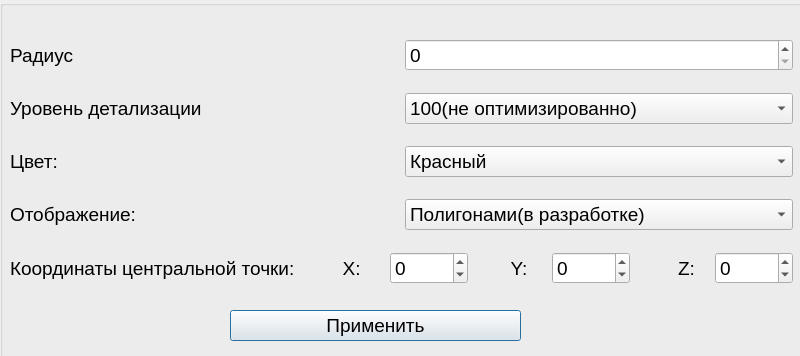
<?xml version="1.0" encoding="UTF-8"?>
<ui version="4.0">
 <class>SharParametr</class>
 <widget class="QDialog" name="SharParametr">
  <property name="geometry">
   <rect>
    <x>0</x>
    <y>0</y>
    <width>800</width>
    <height>356</height>
   </rect>
  </property>
  <property name="minimumSize">
   <size>
    <width>800</width>
    <height>356</height>
   </size>
  </property>
  <property name="maximumSize">
   <size>
    <width>800</width>
    <height>356</height>
   </size>
  </property>
  <property name="windowTitle">
   <string>Dialog</string>
  </property>
  <widget class="QGroupBox" name="groupBox_2">
   <property name="geometry">
    <rect>
     <x>0</x>
     <y>0</y>
     <width>821</width>
     <height>361</height>
    </rect>
   </property>
   <property name="title">
    <string/>
   </property>
   <widget class="QPushButton" name="ok">
    <property name="geometry">
     <rect>
      <x>230</x>
      <y>310</y>
      <width>291</width>
      <height>31</height>
     </rect>
    </property>
    <property name="font">
     <font>
      <pointsize>14</pointsize>
     </font>
    </property>
    <property name="text">
     <string>Применить</string>
    </property>
   </widget>
   <widget class="QWidget" name="layoutWidget">
    <property name="geometry">
     <rect>
      <x>10</x>
      <y>23</y>
      <width>783</width>
      <height>281</height>
     </rect>
    </property>
    <layout class="QVBoxLayout" name="verticalLayout">
     <item>
      <layout class="QHBoxLayout" name="horizontalLayout_4">
       <item>
        <widget class="QLabel" name="label_4">
         <property name="font">
          <font>
           <pointsize>14</pointsize>
          </font>
         </property>
         <property name="text">
          <string>Радиус</string>
         </property>
        </widget>
       </item>
       <item>
        <widget class="QSpinBox" name="vys">
         <property name="font">
          <font>
           <pointsize>14</pointsize>
          </font>
         </property>
         <property name="maximum">
          <number>1000</number>
         </property>
        </widget>
       </item>
      </layout>
     </item>
     <item>
      <layout class="QHBoxLayout" name="horizontalLayout_9">
       <item>
        <widget class="QLabel" name="label_12">
         <property name="font">
          <font>
           <pointsize>14</pointsize>
          </font>
         </property>
         <property name="text">
          <string>Уровень детализации</string>
         </property>
        </widget>
       </item>
       <item>
        <widget class="QComboBox" name="color_3">
         <property name="font">
          <font>
           <pointsize>14</pointsize>
          </font>
         </property>
         <item>
          <property name="text">
           <string>100(не оптимизированно)</string>
          </property>
         </item>
         <item>
          <property name="text">
           <string>90(не оптимизированно)</string>
          </property>
         </item>
         <item>
          <property name="text">
           <string>80(не оптимизированно)</string>
          </property>
         </item>
         <item>
          <property name="text">
           <string>70(не оптимизированно)</string>
          </property>
         </item>
         <item>
          <property name="text">
           <string>60</string>
          </property>
         </item>
         <item>
          <property name="text">
           <string>50</string>
          </property>
         </item>
         <item>
          <property name="text">
           <string>40</string>
          </property>
         </item>
         <item>
          <property name="text">
           <string>30</string>
          </property>
         </item>
        </widget>
       </item>
      </layout>
     </item>
     <item>
      <layout class="QHBoxLayout" name="horizontalLayout_6">
       <item>
        <widget class="QLabel" name="label_9">
         <property name="font">
          <font>
           <pointsize>14</pointsize>
          </font>
         </property>
         <property name="text">
          <string>Цвет:</string>
         </property>
        </widget>
       </item>
       <item>
        <widget class="QComboBox" name="color_2">
         <property name="font">
          <font>
           <pointsize>14</pointsize>
          </font>
         </property>
         <item>
          <property name="text">
           <string>Красный</string>
          </property>
         </item>
         <item>
          <property name="text">
           <string>Зелёный</string>
          </property>
         </item>
         <item>
          <property name="text">
           <string>Синий</string>
          </property>
         </item>
        </widget>
       </item>
      </layout>
     </item>
     <item>
      <layout class="QHBoxLayout" name="horizontalLayout_7">
       <item>
        <widget class="QLabel" name="label_10">
         <property name="font">
          <font>
           <pointsize>14</pointsize>
          </font>
         </property>
         <property name="text">
          <string>Отображение:</string>
         </property>
        </widget>
       </item>
       <item>
        <widget class="QComboBox" name="otbr">
         <property name="font">
          <font>
           <pointsize>14</pointsize>
          </font>
         </property>
         <item>
          <property name="text">
           <string>Полигонами(в разработке)</string>
          </property>
         </item>
         <item>
          <property name="text">
           <string>Точками</string>
          </property>
         </item>
        </widget>
       </item>
      </layout>
     </item>
     <item>
      <layout class="QHBoxLayout" name="horizontalLayout_5">
       <item>
        <widget class="QLabel" name="label_5">
         <property name="font">
          <font>
           <pointsize>14</pointsize>
          </font>
         </property>
         <property name="text">
          <string>Координаты центральной точки:  </string>
         </property>
        </widget>
       </item>
       <item>
        <widget class="QLabel" name="label_6">
         <property name="font">
          <font>
           <pointsize>14</pointsize>
          </font>
         </property>
         <property name="text">
          <string>      X:</string>
         </property>
        </widget>
       </item>
       <item>
        <widget class="QSpinBox" name="xx">
         <property name="font">
          <font>
           <pointsize>14</pointsize>
          </font>
         </property>
         <property name="minimum">
          <number>-1000</number>
         </property>
         <property name="maximum">
          <number>1000</number>
         </property>
        </widget>
       </item>
       <item>
        <widget class="QLabel" name="label_7">
         <property name="font">
          <font>
           <pointsize>14</pointsize>
          </font>
         </property>
         <property name="text">
          <string>       Y:</string>
         </property>
        </widget>
       </item>
       <item>
        <widget class="QSpinBox" name="yy">
         <property name="font">
          <font>
           <pointsize>14</pointsize>
          </font>
         </property>
         <property name="minimum">
          <number>-1000</number>
         </property>
         <property name="maximum">
          <number>1000</number>
         </property>
        </widget>
       </item>
       <item>
        <widget class="QLabel" name="label_8">
         <property name="font">
          <font>
           <pointsize>14</pointsize>
          </font>
         </property>
         <property name="text">
          <string>        Z:</string>
         </property>
        </widget>
       </item>
       <item>
        <widget class="QSpinBox" name="zz">
         <property name="font">
          <font>
           <pointsize>14</pointsize>
          </font>
         </property>
         <property name="minimum">
          <number>-1000</number>
         </property>
         <property name="maximum">
          <number>1000</number>
         </property>
        </widget>
       </item>
      </layout>
     </item>
    </layout>
   </widget>
  </widget>
 </widget>
 <resources/>
 <connections/>
</ui>
